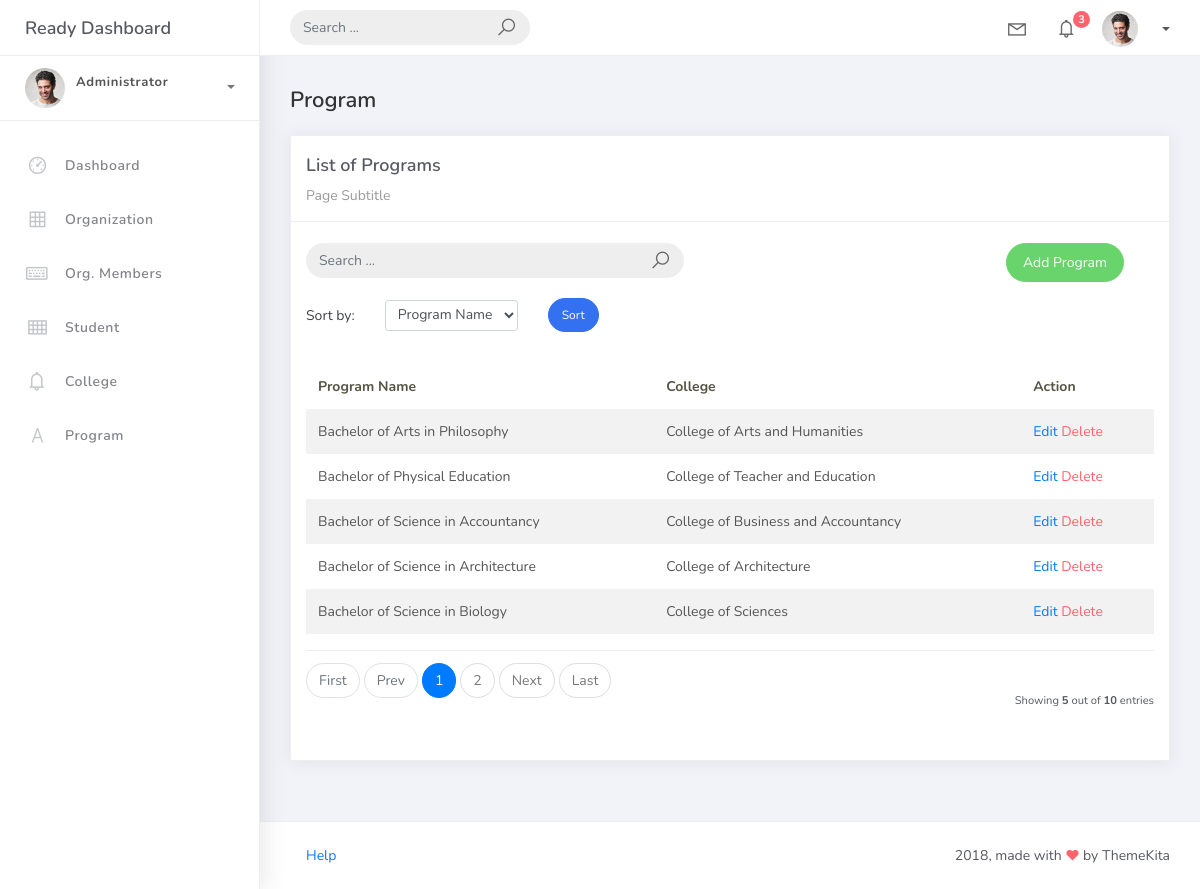
/program_list/, run on the app's committed database.
### studentorg/models.py (models this page shows, shortened)
class BaseModel(models.Model):
    created_at = models.DateTimeField(auto_now_add=True, db_index=True)
    updated_at = models.DateTimeField(auto_now=True)
    class Meta:
        abstract = True

class Program(BaseModel):
    prog_name = models.CharField(max_length=150)
    college = models.ForeignKey(College, on_delete=models.CASCADE)

class College(BaseModel):
    college_name = models.CharField(max_length=150)
    def __str__(self):
        return self.college_name

### studentorg/views.py (the view)
# urls.py: path("program_list/", ProgramListView.as_view(), name="program-list"),
class ProgramListView(ListView):
    model = Program
    context_object_name = "program"
    template_name = "program_list.html"
    paginate_by = 5
    def get_queryset(self):
        qs = super().get_queryset()
        query = self.request.GET.get("q")
        if query:
            qs = qs.filter(
                Q(prog_name__icontains=query) |
                Q(college__college_name__icontains=query)
            )
        return qs
    def get_ordering(self):
        allowed = ["prog_name", "college__college_name"]
        sort_by = self.request.GET.get("sort_by")
        if sort_by in allowed:
            return sort_by
        return "prog_name"

### templates/program_list.html (shortened to what this page needs)
{% extends 'base.html' %}
{% load static %}
{% block content %}
<div class="content">
    <div class="container-fluid">
        <h4 class="page-title">Program</h4>
        <div class="row">
            <div class="col-md-12">
                <div class="card">
                    <div class="card-header">
                        <div class="card-title">List of Programs</div>
                        <div class="card-category">Page Subtitle</div>
                    </div>
                    <br />
                    <div class="col-md-12 row">
                        <div class="col-md-6">
                            <form class="navbar-left navbar-form nav-search mr-md-3"
                                  action="{% url 'program-list' %}"
                                  method="get">
                                <div class="input-group">
                                    <input type="text"
                                           placeholder="Search ..."
                                           class="form-control"
                                           name="q"
                                           value="{{ request.GET.q }}">
                                    <div class="input-group-append">
                                        <span class="input-group-text">
                                            <i class="la la-search search-icon"></i>
                                        </span>
                                    </div>
                                </div>
                            </form>
                        </div>
                        <div class="col-md-6">
                            <div class="pull-right">
                                <a href="{% url 'program-add' %}"
                                   class="btn btn-success btn-rounded">
                                    Add Program
                                </a>
                            </div>
                        </div>
                    </div>
                    <div class="col-md-12 mt-3">
                        <form method="get" class="row g-2 align-items-center">
                            <div class="col-auto">
                                <label for="smallSelect" class="col-form-label">
                                    Sort by:
                                </label>
                            </div>
                            <div class="col-auto">
                                <select class="form-control form-control-sm"
                                        id="smallSelect"
                                        name="sort_by">
                                    <option value="prog_name"
                                        {% if request.GET.sort_by == "prog_name" %}selected{% endif %}>
                                        Program Name
                                    </option>
                                </select>
                            </div>
                            <div class="col-auto">
                                <button type="submit"
                                        class="btn btn-primary btn-sm btn-rounded">
                                    Sort
                                </button>
                            </div>
                        </form>
                    </div>
                    <div class="card-body">
                        <table class="table table-striped mt-3">
                            <thead>
                                <tr>
                                    <th scope="col">Program Name</th>
                                    <th scope="col">College</th>
                                    <th scope="col">Action</th>
                                </tr>
                            </thead>
                            <tbody>
                                {% for object in object_list %}
                                <tr>
                                    <td>{{ object.prog_name }}</td>
                                    <td>{{ object.college }}</td>
                                    <td>
                                        <a href="{% url 'program-update' object.id %}">
                                            Edit
                                        </a>
                                        <a href="{% url 'program-delete' object.id %}"
                                           class="text-danger">
                                            Delete
                                        </a>
                                    </td>
                                </tr>
                                {% endfor %}
                            </tbody>
                        </table>
                        {% include 'includes/pagination.html' %}
                    </div>
                </div>
            </div>
        </div>
    </div>
</div>
{% endblock %}

### data on the page
Program: prog_name "Bachelor of Arts in Philosophy", college "College of Arts and Humanities"
Program: prog_name "Bachelor of Physical Education", college "College of Teacher and Education"
Program: prog_name "Bachelor of Science in Accountancy", college "College of Business and Accountancy"
Program: prog_name "Bachelor of Science in Architecture", college "College of Architecture"
Program: prog_name "Bachelor of Science in Biology", college "College of Sciences"

### other printed values
{{ page_num }} "1"
{{ page_num }} "2"
{{ object_list.count }} "5"
{{ paginator.count }} "10"
